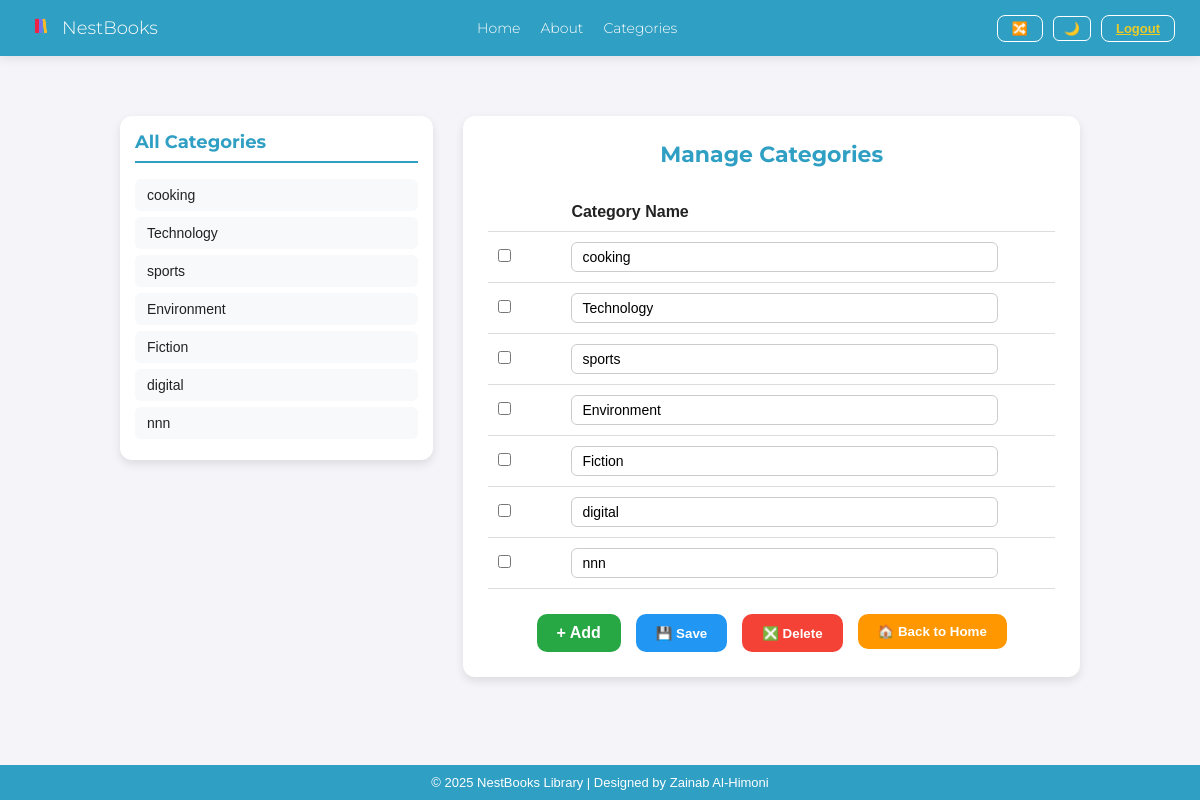
The app's page /books/manage_categories/ (signed in) with its own data.
### lms_app/models.py (models this page shows, shortened)
class Category(models.Model):
    name = models.CharField(max_length=50)

### lms_app/views.py (the view, shortened to what this page needs)
# urls.py: path('books/manage_categories/', login_required(views.manage_categories), name='manage_categories'),
@login_required
def manage_categories(request):
    categories = Category.objects.all()
    return render(request, 'books/manage_categories.html', {'categories': categories})

### lms_app/templates/books/manage_categories.html (shortened to what this page needs)
{% extends 'base.html' %}
{% block content %}
<div class="manage-container">
    <div class="category-list">
        <h3>All Categories</h3>
        <ul>
            {% for category in categories %}
                <li>{{ category.name }}</li>
            {% empty %}
                <li>No categories yet</li>
            {% endfor %}
        </ul>
    </div>
    <div class="category-form">
        <h2>Manage Categories</h2>
        <form method="POST">
            <table>
                <tr>
                    <th></th>
                    <th>Category Name</th>
                </tr>
                {% for category in categories %}
                <tr>
                    <td><input type="checkbox" name="delete_ids" value="{{ category.id }}"></td>
                    <td>
                        <input type="text" name="name_{{ category.id }}" value="{{ category.name }}">
                    </td>
                </tr>
                {% endfor %}
            </table>
            <div class="button-group">
                <a href="{% url 'add_category' %}?next={% url 'manage_categories' %}"
                   class="btn btn-green" style="text-decoration: none;">+ Add</a>
                <button type="submit" name="save_changes" class="btn btn-blue">💾 Save</button>
                <button type="submit" name="delete_selected"
                        onclick="return confirm('Are you sure you want to delete selected categories?')"
                        class="btn btn-red">❎ Delete</button>
                <a href="{% url 'home' %}">
                    <button type="button" class="btn btn-orange">🏠 Back to Home</button>
                </a>
            </div>
        </form>
    </div>
</div>
{% endblock %}

### lms_app/static/css/style.css (style rules this page uses)
* { margin: 0; padding: 0; box-sizing: border-box; }
html, body { height: 100%; }
body { font-family: Arial, sans-serif; background-color: #f4f4f9; color: #222; display: flex; flex-direction: column; min-height: 100vh; transition: background-color 0.3s, color 0.3s; }

### lms_app/templates/books/manage_categories.html (style rules this page uses)
.manage-container { display: flex; gap: 30px; margin: 40px auto; padding: 20px; max-width: 1000px; flex-wrap: wrap; }
.category-list { flex: 1; min-width: 250px; background-color: #fff; border-radius: 12px; box-shadow: 0 4px 10px rgba(0,0,0,0.1); padding: 15px; height: fit-content; }
.category-list h3 { font-family: 'Montserrat', sans-serif; font-size: 18px; border-bottom: 2px solid #2f9fc4; padding-bottom: 8px; margin-bottom: 10px; color: #2f9fc4; }
.category-list ul { list-style: none; padding: 0; margin: 0; max-height: 350px; overflow-y: auto; }
.category-list li { background-color: #f7f9fb; margin: 6px 0; padding: 8px 12px; border-radius: 6px; font-size: 14px; transition: background-color 0.3s, transform 0.2s; cursor: pointer; }
.category-form { flex: 2; min-width: 350px; background-color: #fff; border-radius: 12px; box-shadow: 0 4px 10px rgba(0,0,0,0.1); padding: 25px; }
.category-form h2 { text-align: center; color: #2f9fc4; font-family: 'Montserrat', sans-serif; font-size: 22px; margin-bottom: 25px; }
.category-form table { width: 100%; border-collapse: collapse; text-align: left; }
.category-form th, .category-form td { padding: 10px; border-bottom: 1px solid #ddd; }
.category-form input[type="text"] { width: 90%; padding: 6px 10px; border: 1px solid #ccc; border-radius: 6px; font-size: 14px; transition: border-color 0.3s; }
.button-group { text-align: center; margin-top: 25px; display: flex; flex-wrap: wrap; justify-content: center; gap: 15px; }
.btn { padding: 10px 20px; border-radius: 10px; border: none; cursor: pointer; color: white; font-weight: bold; transition: all 0.3s; }
.btn-green { background-color: #28a745; }
.btn-blue { background-color: #2196F3; }
.btn-red { background-color: #f44336; }
.btn-orange { background-color: #ff9800; }

### records on screen
Category: name "cooking"
Category: name "Technology"
Category: name "sports"
Category: name "Environment"
Category: name "Fiction"
Category: name "digital"
Category: name "nnn"
